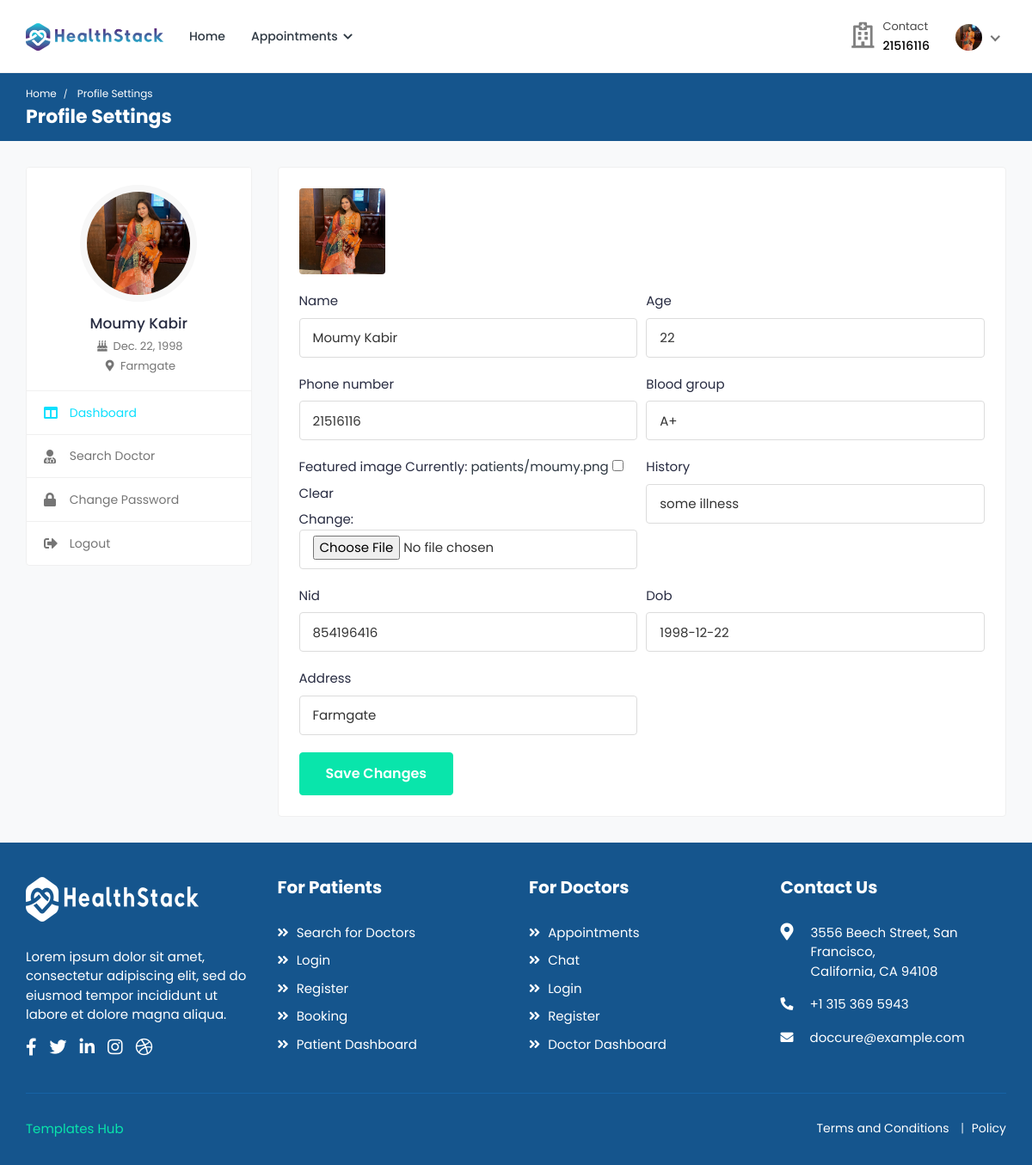
The page /profile-settings/4/ on the database its author committed.
### hospital/models.py (models this page shows, shortened)
class Patient(models.Model):
    patient_id = models.AutoField(primary_key=True)
    user = models.OneToOneField(
        User, on_delete=models.CASCADE, null=True, blank=True, related_name='patient')
    name = models.CharField(max_length=200, null=True, blank=True)
    username = models.CharField(max_length=200, null=True, blank=True)
    age = models.IntegerField(null=True, blank=True)
    email = models.EmailField(max_length=200, null=True, blank=True)
    phone_number = models.IntegerField(null=True, blank=True)
    address = models.CharField(max_length=200, null=True, blank=True)
    featured_image = models.ImageField(
        upload_to='patients/', default='patients/user-default.png', null=True, blank=True)
    blood_group = models.CharField(
        max_length=200, null=True, blank=True)
    history = models.CharField(max_length=200, null=True, blank=True)
    dob = models.DateField(null=True, blank=True)
    nid = models.CharField(max_length=200, null=True, blank=True)

### hospital/views.py (the view, shortened to what this page needs)
def profile_settings(request, pk):
    patient = Patient.objects.get(user_id=pk)
    form = PatientForm(instance=patient)  # instance=patient
    context = {'patient': patient, 'form': form}
    return render(request, 'profile-settings.html', context)

### hospital/forms.py
class PatientForm(forms.ModelForm):
    class Meta:
        model = Patient
        fields = ['name', 'age', 'phone_number', 'blood_group',
                  'featured_image', 'history', 'nid', 'dob', 'address']
    def __init__(self, *args, **kwargs):
        super(PatientForm, self).__init__(*args, **kwargs)
        for name, field in self.fields.items():
            field.widget.attrs.update({'class': 'form-control'})

### templates/profile-settings.html (shortened to what this page needs)
{% load static %}
<!DOCTYPE html>
<html lang="en">
  <head>
    <link
      rel="stylesheet"
      href="{% static 'HealthStack-System/css/Normal/bootstrap.min.css' %}"
    />
    <link
      rel="stylesheet"
      href="{% static 'HealthStack-System/plugins/Normal/fontawesome/css/fontawesome.min.css' %}"
    />
    <link
      rel="stylesheet"
      href="{% static 'HealthStack-System/plugins/Normal/fontawesome/css/all.min.css' %}"
    />
    <link
      rel="stylesheet"
      href="{% static 'HealthStack-System/css/Normal/bootstrap-datetimepicker.min.css' %}"
    />
    <link
      rel="stylesheet"
      href="{% static 'HealthStack-System/plugins/Normal/select2/css/select2.min.css' %}"
    />
    <link
      rel="stylesheet"
      href="{% static 'HealthStack-System/css/Normal/style.css' %}"
    />
  </head>
  <body>
    <div class="main-wrapper">
      <header class="header">{% include 'patient_navbar.html' %}</header>
      <div class="breadcrumb-bar">
        <div class="container-fluid">
          <div class="row align-items-center">
            <div class="col-md-12 col-12">
              <nav aria-label="breadcrumb" class="page-breadcrumb">
                <ol class="breadcrumb">
                  <li class="breadcrumb-item">
                    <a href="index-2.html">Home</a>
                  </li>
                  <li class="breadcrumb-item active" aria-current="page">
                    Profile Settings
                  </li>
                </ol>
              </nav>
              <h2 class="breadcrumb-title">Profile Settings</h2>
            </div>
          </div>
        </div>
      </div>
      <div class="content">
        <div class="container-fluid">
          <div class="row">
            <div class="col-md-5 col-lg-4 col-xl-3 theiaStickySidebar">
              <div class="profile-sidebar">
                <div class="widget-profile pro-widget-content">
                  <div class="profile-info-widget">
                    <a href="#" class="booking-doc-img">
                      <img
                        src="{{ patient.featured_image.url }}"
                        alt="User Image"
                      />
                    </a>
                    <div class="profile-det-info">
                      <h3>{{patient.name}}</h3>
                      <div class="patient-details">
                        <h5>
                          <i class="fas fa-birthday-cake"></i> {{ patient.dob }}
                        </h5>
                        <h5 class="mb-0">
                          <i class="fas fa-map-marker-alt"></i>
                          {{ patient.address }}
                        </h5>
                      </div>
                    </div>
                  </div>
                </div>
                <div class="dashboard-widget">
                  <nav class="dashboard-menu">
                    <ul>
                      <li class="active">
                        <a href="{% url 'patient-dashboard' pk=user.id %}">
                          <i class="fas fa-columns"></i>
                          <span>Dashboard</span>
                        </a>
                      </li>
                      <li>
                        <a href="{% url 'search' pk=user.id %}">
                          <i class="fas fa-user-md"></i>
                          <span>Search Doctor</span>
                        </a>
                      </li>
                      <li>
                        <a href="{% url 'change-password'%}">
                          <i class="fas fa-lock"></i>
                          <span>Change Password</span>
                        </a>
                      </li>
                      <li>
                        <a href="{% url 'hospital_home'%}">
                          <i class="fas fa-sign-out-alt"></i>
                          <span>Logout</span>
                        </a>
                      </li>
                    </ul>
                  </nav>
                </div>
              </div>
            </div>
            <div class="col-md-7 col-lg-8 col-xl-9">
              <div class="card">
                <div class="card-body">
                  <form
                    action="{% url 'profile-settings' pk=user.id %}"
                    method="POST"
                    enctype="multipart/form-data"
                  >
                    <div class="row form-row">
                      <div class="col-12 col-md-12">
                        <div class="form-group">
                          <div class="change-avatar">
                            <div class="profile-img">
                              <img
                                src="{{patient.featured_image.url}}"
                                alt="User Image"
                              />
                            </div>
                          </div>
                        </div>
                      </div>
                      {% for field in form %}
                      <div class="col-12 col-md-6">
                        <div class="form-group">
                          <label>{{ field.label }}</label>
                          {{field}}{{ field.errors }}
                        </div>
                      </div>
                      {% endfor %}
                    </div>
                    <div class="submit-section">
                      <button type="submit" class="btn btn-primary submit-btn">
                        Save Changes
                      </button>
                    </div>
                  </form>
                </div>
              </div>
            </div>
          </div>
        </div>
      </div>
      <footer class="footer">
        <div class="footer-top">
          <div class="container-fluid">
            <div class="row">
              <div class="col-lg-3 col-md-6">
                <div class="footer-widget footer-about">
                  <div class="footer-logo">
                    <img
                      src="{% static 'HealthStack-System/images/Normal/footer_logo.png' %}"
                      alt="logo"
                    />
                  </div>
                  <div class="footer-about-content">
                    <p>
                      Lorem ipsum dolor sit amet, consectetur adipiscing elit,
                      sed do eiusmod tempor incididunt ut labore et dolore magna
                      aliqua.
                    </p>
                    <div class="social-icon">
                      <ul>
                        <li>
                          <a href="#" target="_blank"
                            ><i class="fab fa-facebook-f"></i>
                          </a>
                        </li>
                        <li>
                          <a href="#" target="_blank"
                            ><i class="fab fa-twitter"></i>
                          </a>
                        </li>
                        <li>
                          <a href="#" target="_blank"
                            ><i class="fab fa-linkedin-in"></i
                          ></a>
                        </li>
                        <li>
                          <a href="#" target="_blank"
                            ><i class="fab fa-instagram"></i
                          ></a>
                        </li>
                        <li>
                          <a href="#" target="_blank"
                            ><i class="fab fa-dribbble"></i>
                          </a>
                        </li>
                      </ul>
                    </div>
                  </div>
                </div>
              </div>
              <div class="col-lg-3 col-md-6">
                <div class="footer-widget footer-menu">
                  <h2 class="footer-title">For Patients</h2>
                  <ul>
                    <li>
                      <a href="search.html"
                        ><i class="fas fa-angle-double-right"></i> Search for
                        Doctors</a
                      >
                    </li>
                    <li>
                      <a href="login.html"
                        ><i class="fas fa-angle-double-right"></i> Login</a
                      >
                    </li>
                    <li>
                      <a href="register.html"
                        ><i class="fas fa-angle-double-right"></i> Register</a
                      >
                    </li>
                    <li>
                      <a href="booking.html"
                        ><i class="fas fa-angle-double-right"></i> Booking</a
                      >
                    </li>
                    <li>
                      <a href="patient-dashboard.html"
                        ><i class="fas fa-angle-double-right"></i> Patient
                        Dashboard</a
                      >
                    </li>
                  </ul>
                </div>
              </div>
              <div class="col-lg-3 col-md-6">
                <div class="footer-widget footer-menu">
                  <h2 class="footer-title">For Doctors</h2>
                  <ul>
                    <li>
                      <a href="appointments.html"
                        ><i class="fas fa-angle-double-right"></i>
                        Appointments</a
                      >
                    </li>
                    <li>
                      <a href="chat.html"
                        ><i class="fas fa-angle-double-right"></i> Chat</a
                      >
                    </li>
                    <li>
                      <a href="login.html"
                        ><i class="fas fa-angle-double-right"></i> Login</a
                      >
                    </li>
                    <li>
                      <a href="doctor-register.html"
                        ><i class="fas fa-angle-double-right"></i> Register</a
                      >
                    </li>
                    <li>
                      <a href="doctor-dashboard.html"
                        ><i class="fas fa-angle-double-right"></i> Doctor
                        Dashboard</a
                      >
                    </li>
                  </ul>
                </div>
              </div>
              <div class="col-lg-3 col-md-6">
                <div class="footer-widget footer-contact">
                  <h2 class="footer-title">Contact Us</h2>
                  <div class="footer-contact-info">
                    <div class="footer-address">
                      <span><i class="fas fa-map-marker-alt"></i></span>
                      <p>
                        3556 Beech Street, San Francisco,<br />
                        California, CA 94108
                      </p>
                    </div>
                    <p>
                      <i class="fas fa-phone-alt"></i>
                      +1 315 369 5943
                    </p>
                    <p class="mb-0">
                      <i class="fas fa-envelope"></i>
                      doccure@example.com
                    </p>
                  </div>
                </div>
              </div>
            </div>
          </div>
        </div>
        <div class="footer-bottom">
          <div class="container-fluid">
            <div class="copyright">
              <div class="row">
                <div class="col-md-6 col-lg-6">
                  <div class="copyright-text">
                    <p class="mb-0">
                      <a href="templateshub.net">Templates Hub</a>
                    </p>
                  </div>
                </div>
                <div class="col-md-6 col-lg-6">
                  <div class="copyright-menu">
                    <ul class="policy-menu">
                      <li>
                        <a href="term-condition.html">Terms and Conditions</a>
                      </li>
                      <li><a href="privacy-policy.html">Policy</a></li>
                    </ul>
                  </div>
                </div>
              </div>
            </div>
          </div>
        </div>
      </footer>
    </div>
  </body>
</html>

### templates/patient_navbar.html (shortened to what this page needs)
{% load static %}
<nav class="navbar navbar-expand-lg header-nav">
  <div class="navbar-header">
    <a href="{% url 'hospital_home'%}" class="navbar-brand logo">
      <img
        src="{% static 'HealthStack-System/images/Normal/logo.jpg' %}"
        class="img-fluid"
        alt="Logo"
      />
    </a>
  </div>
  <div class="main-menu-wrapper">
    <ul class="main-nav">
      <li>
        <a href="{% url 'hospital_home'%}">Home</a>
      </li>
      <li class="has-submenu">
        <a href="#">Appointments <i class="fas fa-chevron-down"></i></a>
      </li>
    </ul>
  </div>
  <ul class="nav header-navbar-rht">
    <li class="nav-item contact-item">
      <div class="header-contact-img">
        <i class="far fa-hospital"></i>
      </div>
      <div class="header-contact-detail">
        <p class="contact-header">Contact</p>
        <p class="contact-info-header">{{patient.phone_number}}</p>
      </div>
    </li>
    <li class="nav-item dropdown has-arrow logged-item">
      <a href="#" class="dropdown-toggle nav-link" data-toggle="dropdown">
        <span class="user-img">
          <img
            class="rounded-circle"
            src="{{patient.featured_image.url}}"
            width="31"
            alt="Richard Wilson"
          />
        </span>
      </a>
    </li>
  </ul>
</nav>

### rows shown on the page
Patient: phone_number "21516116", featured_image (picture), name "Moumy Kabir", dob "Dec. 22, 1998", address "Farmgate", form "Moumy Kabir" "22" "21516116" "A+" "some illness" "854196416" "1998-12-22" "Farmgate"

### other values the page prints
{{ field.label }} "Name" "Age" "Phone number" "Blood group" "Featured image" "History" "Nid" "Dob" "Address"
